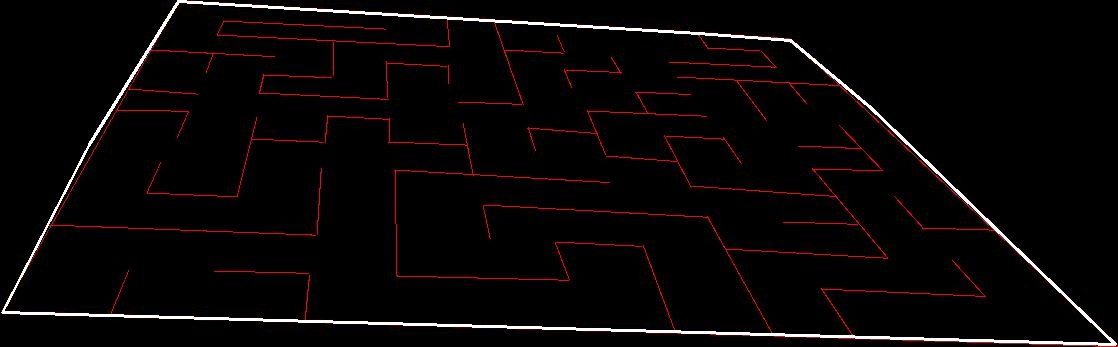
#> input picture MicroMouse/walls_with_edges_corners_in_white.jpg, 1118 x 347 px
$ python final_corners.py
#> lines starting #> are read from the running program, lines starting #| are printed output that depends on the picture; after the words box and inside, x2 and y2 are one past the last pixel; in counts of white or black regions, pixels touching at a corner belong together
import cv2
import numpy as np
import math

img = cv2.imread('walls_with_edges_corners_in_white.jpg')
#> img is the input picture: shape (347, 1118, 3); mean B, G, R 6.6, 6.4, 10.1
gray_img = cv2.cvtColor(img, cv2.COLOR_BGR2GRAY)
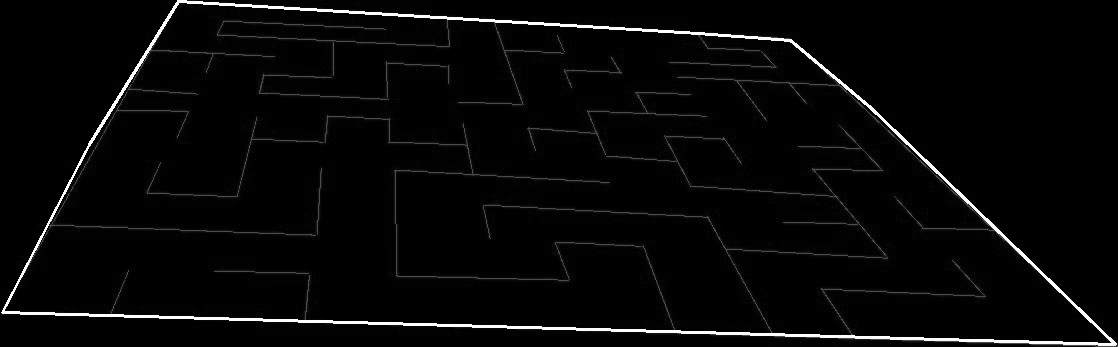
#> gray_img: shape (347, 1118); min 0, max 255, mean 7.5

# Harris corner detection

corners = cv2.goodFeaturesToTrack(gray_img, maxCorners=10, qualityLevel=0.1, minDistance=200, useHarrisDetector=True, k= 0.05)
#> corners = [[2, 312], [1109, 342], [179, 3], [447, 20], [791, 39]]
corners = np.int0(corners)
count = 0
corners_coords = []
for c in corners:
       corners_coords.append(c)
       count += 1
       x, y = c.ravel()
       cv2.circle(img, center=(x, y), radius=4, color=(0, 255, 0), thickness=-1, )
#> this loop made 5 passes
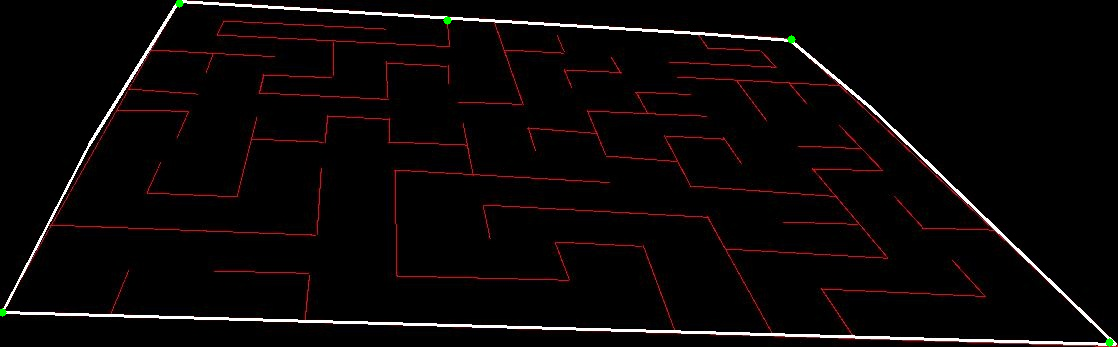
#> img: shape (347, 1118, 3); 0.06% of pixels changed, all inside (x1, y1, x2, y2) = (0, 0, 1114, 347)
#> after the loop, corners_coords = [[[2, 312]], [[1109, 342]], [[179, 3]], [[447, 20]], [[791, 39]]]; count = 5


# [7 lines of commented-out code are left out]


def dist(p1, p2):
    x1, x2, y1, y2 = *p1, *p2
    d = ((x2 - x1) ** 2) + ((y2 - y1) ** 2)
    d = math.sqrt(d)
    return d


def orentation(p1, p2, p3):
    x1, y1, x2, y2, x3, y3 = *p1, *p2, *p3
    a = (y3 - y2) * (x2 - x1) - (y2 - y1) * (x3 - x2)
    # if a > 120:
        # return -1
    if a > 80:
        return 1
    return -1


def gift_wrapping(points):
    # Convert the points to a list of NumPy arrays
    points = [point[0] for point in points]
#> points has the same summary as corners outside gift_wrapping

    # Find the point with the minimum x-coordinate
    on_hull = min(points, key=lambda p: p[0])
#> on_hull = [2, 312]

    hull = []
    while True:
        hull.append(on_hull)
        next_point = points[0]
        for point in points:
            o = orentation(on_hull, next_point, point)
            dist_comparison = (dist(on_hull, point) > dist(on_hull, next_point))
            if (next_point == on_hull).all() or o == 1 or (o == 0 and dist_comparison):
                next_point = point
        on_hull = next_point
        if np.array_equal(on_hull, hull[0]):
            break
#> this loop made 4 passes
#> on_hull on passes 1 to 4: [1109, 342], [791, 39], [179, 3], [2, 312]
#> after the loop, hull = [[2, 312], [1109, 342], [791, 39], [179, 3]]


    return hull


convex_hull = gift_wrapping(corners_coords)
#> convex_hull = [[2, 312], [1109, 342], [791, 39], [179, 3]]

img = cv2.imread('reconstructed_walls.jpg')
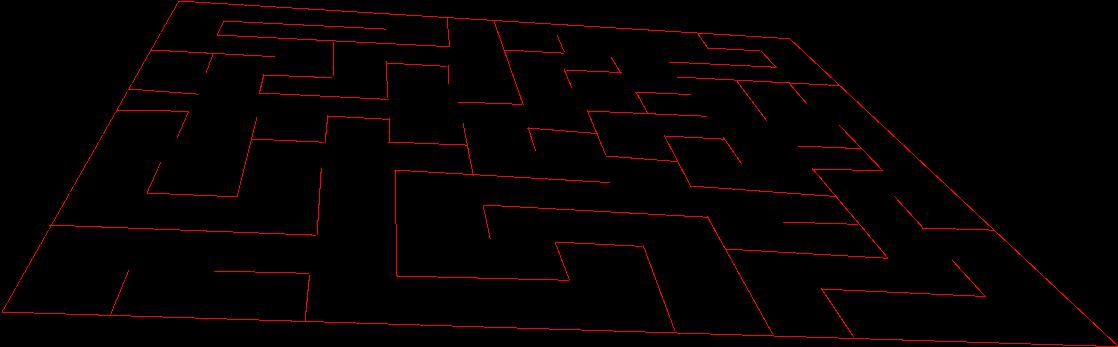
#> input picture MicroMouse/reconstructed_walls.jpg, 1118 x 347 px
#> img is the input picture: shape (347, 1118, 3); mean B, G, R 1.7, 1.4, 6.2
count = 0
final_coords= []
for i in convex_hull:
       count += 1
       x, y = i.ravel()
       final_coords.append([x, y])
       cv2.circle(img, center=(x, y), radius=5, color=(0, 255, 0), thickness=-1)
#> this loop made 4 passes
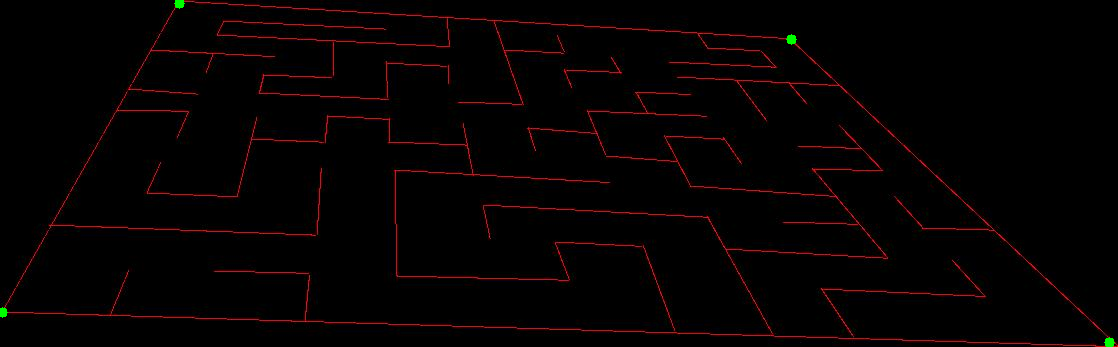
#> img: shape (347, 1118, 3); 0.08% of pixels changed, all inside (x1, y1, x2, y2) = (0, 0, 1115, 347)
#> after the loop, count = 4; final_coords = [[2, 312], [1109, 342], [791, 39], [179, 3]]

cv2.imshow('Maze with Corners', img)
# #
cv2.waitKey(0)
# print(count)
# print(final_coords)

# cv2.imwrite('final_4_corners.jpg', img)
